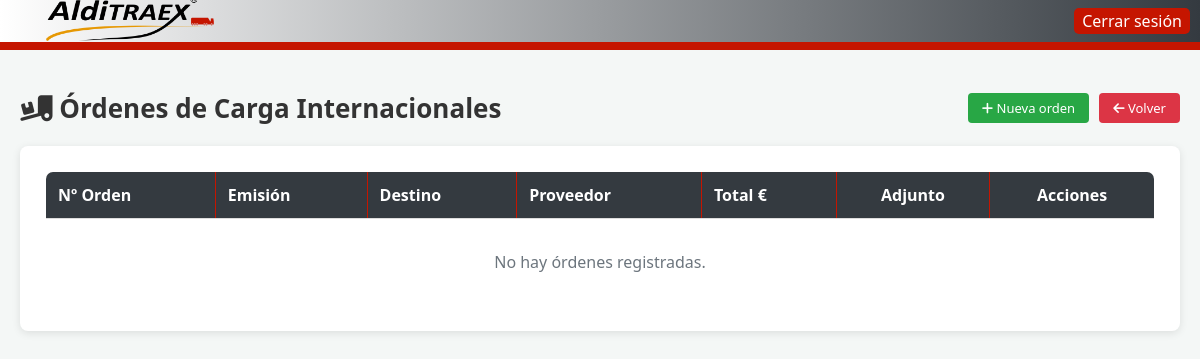
The app's page /ordenes_carga_internacionales (signed in), older data.
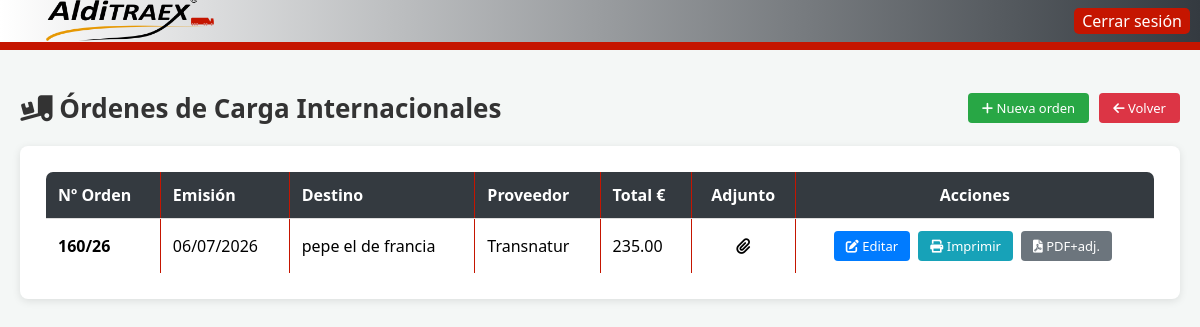
The same page, newer data.
### models.py (models this page shows)
class OrdenCargaInternacional(db.Base):
    __tablename__ = "orden_carga_internacional"
    id = Column(Integer, primary_key=True)
    numero_orden = Column(String(50), nullable=False, unique=True)
    fecha_emision = Column(Date, nullable=False)
    fecha_carga = Column(Date)
    fecha_prevista_llegada = Column(Date)
    proveedor = Column(String(100), default='')
    referencia = Column(String(200), default='')
    pallets = Column(String(50), default='')
    peso_kg = Column(String(50), default='')
    volumen_m3 = Column(String(50), default='')
    nombre_entrega = Column(String(200), default='')
    direccion = Column(String(300), default='')
    cp = Column(String(20), default='')
    poblacion = Column(String(100), default='')
    pais = Column(String(100), default='')
    telefono = Column(String(50), default='')
    contacto = Column(String(200), default='')
    observaciones = Column(String(2000), default='')
    portes = Column(Float, default=0.0)
    maut_lsva = Column(Float, default=0.0)
    carburante = Column(Float, default=0.0)
    total = Column(Float, default=0.0)
    pdf_adjunto = Column(String(300), default='')
    activo = Column(Boolean, default=True)
    fecha_creacion = Column(DateTime, nullable=False)
    usuario_creacion = Column(String(100), default='')

### ordenes_carga/ordenes_carga.py (the view)
    @app.route("/ordenes_carga_internacionales")
    @login_required
    def lista_ordenes_carga():
        ordenes = db.session.query(OrdenCargaInternacional).filter(
            OrdenCargaInternacional.activo == True
        ).order_by(OrdenCargaInternacional.id.desc()).all()
        return render_template("ordenes_carga_lista.html", ordenes=ordenes)

### db.py (called while the page is built, shortened)
@event.listens_for(engine, "connect")
def _sqlite_varios_procesos(dbapi_connection, connection_record):
    cursor = dbapi_connection.cursor()
    cursor.execute("PRAGMA journal_mode=WAL")
    cursor.fetchone()
    cursor.execute("PRAGMA busy_timeout=30000")
    cursor.close()

def close_session(error=None):
    if not has_request_context():
        return

    def __getattr__(self, name):
        if has_request_context():
            if 'db_session' not in g:
                g.db_session = Session()
                logger.info("Nueva sesion de BD creada para el request")
            return getattr(g.db_session, name)
        temp_session = Session()
        try:
            return getattr(temp_session, name)
        finally:
            temp_session.close()

### main.py (called while the page is built)
def _es_almacen(username):
    return (username or '').strip().lower() == 'almacen'

@login_manager.user_loader
def load_user(user_id):
    return db.session.query(Usuario).filter_by(id=user_id).first()

### permisos.py (called while the page is built, shortened)
def _norm(username: str | None) -> str:
    return (username or "").strip().lower()

def _mods_uncached(username: str) -> frozenset[str] | None:
    if username == USUARIO_FIJO:
        return TODOS_MODULOS

### templates/ordenes_carga_lista.html (shortened to what the changed rows need)
<!DOCTYPE html>
<html lang="es">
<head>
    <link rel="stylesheet" href="https://cdnjs.cloudflare.com/ajax/libs/font-awesome/6.0.0-beta3/css/all.min.css">
    <link rel="stylesheet" href="{{ url_for('static', filename='main.css') }}">
</head>
<body>
    <div class="container">
        <div class="header-actions">
            <h1><i class="fas fa-truck-loading"></i> Órdenes de Carga Internacionales</h1>
        </div>
        <div class="content-card">
            <div style="overflow-x: auto;">
                <table>
                    <thead>
                        <tr>
                            <th>Nº Orden</th>
                            <th>Emisión</th>
                            <th>Destino</th>
                            <th>Proveedor</th>
                            <th>Total €</th>
                            <th class="text-center">Adjunto</th>
                            <th class="text-center">Acciones</th>
                        </tr>
                    </thead>
                    <tbody>
                        {% for o in ordenes %}
                        <tr>
                            <td><strong>{{ o.numero_orden }}</strong></td>
                            <td>{{ o.fecha_emision.strftime('%d/%m/%Y') if o.fecha_emision else '—' }}</td>
                            <td>{{ o.nombre_entrega or '—' }}</td>
                            <td>{{ o.proveedor or '—' }}</td>
                            <td>{{ '%.2f'|format(o.total or 0) }}</td>
                            <td class="text-center">
                                {% if o.pdf_adjunto %}
                                <i class="fas fa-paperclip" title="PDF adjunto"></i>
                                {% else %}
                                —
                                {% endif %}
                            </td>
                            <td class="text-center acciones-cell">
                                <a href="{{ url_for('editar_orden_carga', id=o.id) }}" class="btn btn-primary btn-sm" title="Editar">
                                    <i class="fas fa-edit"></i> Editar
                                </a>
                                <a href="{{ url_for('imprimir_orden_carga', id=o.id) }}" target="_blank" class="btn btn-info btn-sm" title="Imprimir">
                                    <i class="fas fa-print"></i> Imprimir
                                </a>
                                {% if o.pdf_adjunto %}
                                <a href="{{ url_for('pdf_combinado_orden_carga', id=o.id) }}" target="_blank" class="btn btn-secondary btn-sm" title="PDF con adjunto">
                                    <i class="fas fa-file-pdf"></i> PDF+adj.
                                </a>
                                {% endif %}
                            </td>
                        </tr>
                        {% else %}
                        <tr class="empty-row"><td colspan="7">No hay órdenes registradas.</td></tr>
                        {% endfor %}
                    </tbody>
                </table>
            </div>
        </div>
    </div>
</body>
</html>

Row changes from the older to the newer data that the page shows:
added OrdenCargaInternacional: numero_orden "160/26", fecha_emision "06/07/2026", nombre_entrega "pepe el de francia", proveedor "Transnatur", total "235.00"
Text that changed along with them:
text no longer shown: "No hay órdenes registradas."
